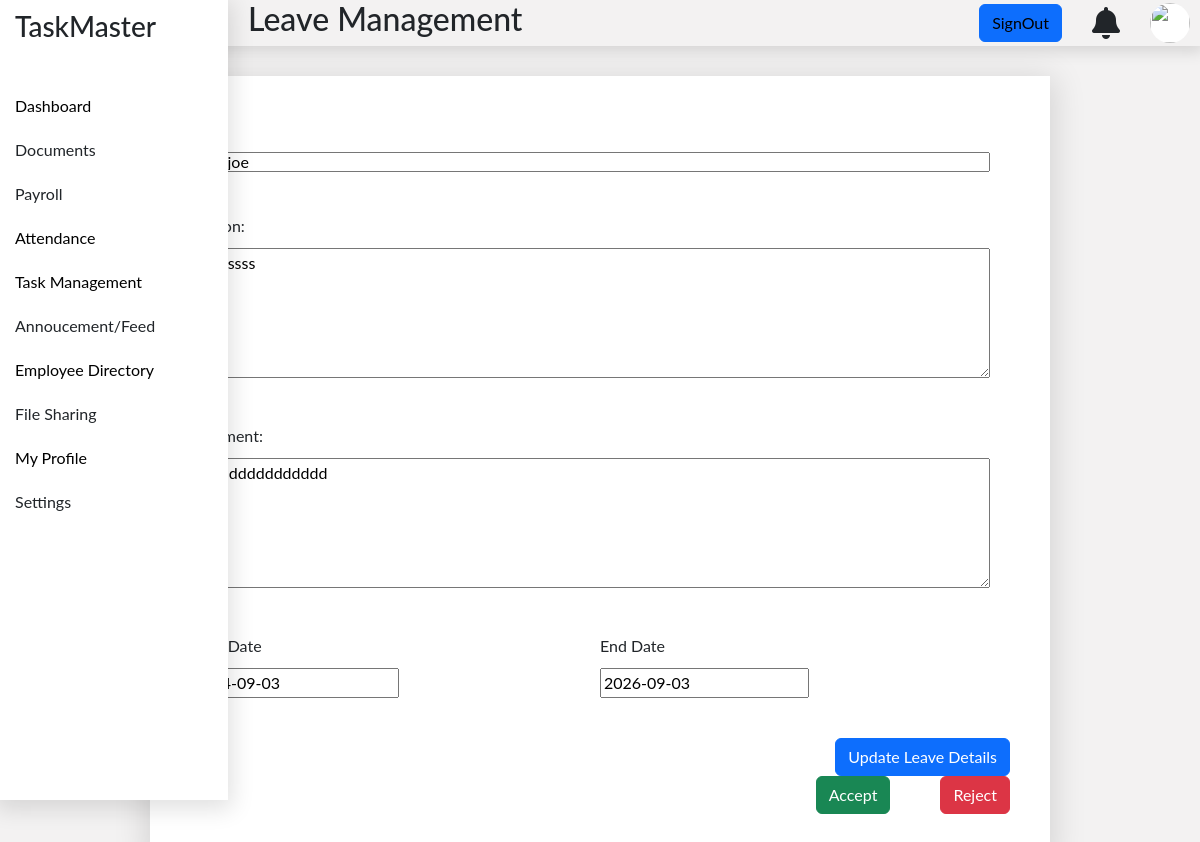
/employees/leave-status/4/ (signed in), run on the app's committed database.
### employees/models.py (models this page shows, shortened)
class Leave(models.Model):
    PENDING = 'Pending'
    APPROVED = 'Approved'
    REJECTED = 'Rejected'
    LEAVE_STATUS = [
        (PENDING, 'Pending'),
        (APPROVED, 'Approved'),
        (REJECTED, 'Rejected'),
    ]
    employee = models.ForeignKey(Profile, on_delete=models.CASCADE, null=True )
    title = models.CharField(max_length=200, blank=True,null=True)
    reason = models.TextField()
    comment = models.TextField()
    status = models.CharField(max_length=10, choices=LEAVE_STATUS, default=PENDING)
    start_date = models.DateField()
    end_date = models.DateField()
    applied_on = models.DateField(auto_now_add=True)

### employees/views.py (the view)
# urls.py: path('leave-status/<int:leave_id>/', views.fullleaveStatus, name='view-leave'),
@user_passes_test(is_employer, login_url='homepage')
@login_required(login_url='login')
def fullleaveStatus(request, leave_id):
    navbar_type = "type2"
    pagename = 'Leave Management'
    profile = request.user.profile
    leave = Leave.objects.get(id= leave_id)
    if request.method == 'POST':
        action = request.POST.get('action')
        if action == 'accept':
            leave.status = 'Approved'
            leave.save()
            return redirect('leave-management')
        elif action == 'reject':
            leave.status = 'Rejected'
            leave.save()
            return redirect('leave-management')
        else:
            form = LeaveApplicationForm(request.POST, request.FILES, instance= leave)
            if form.is_valid():
                leave.save()
                return redirect('leave-management')
    else:
        form = LeaveApplicationForm(instance=leave)
    context={'leave': leave, 'profile':profile, 'navbar_type': navbar_type, 'pagename': pagename, 'form':form }
    return render(request, 'employees/viewLeaveRequest.html', context)

### employees/forms.py
class LeaveApplicationForm(forms.ModelForm):
    class Meta:
        model= Leave
        fields= '__all__'
        exclude = ['employee','status'  ]
    def __init__(self,*args,**kwargs):
        super(LeaveApplicationForm,self).__init__(*args,**kwargs)
        field_styles= {
            'title': {'class': 'taskTitle'},
            'start_date': {'class': 'start-date-class', 'placeholder':'YYYY-MM-DD'},
            'end_date': {'class': 'end-date-class', 'placeholder':'YYYY-MM-DD'},
            'reason': {'class': 'taskDescription'},
            'comment': {'class': 'taskDescription'},
            'status': {'class': 'status-class'},
            'applied_on': {'class': ''},
        }
        for name,field in self.fields.items():
            if name in field_styles:
                field.widget.attrs.update(field_styles[name])
            else:
                field.widget.attrs.update({'class': 'taskTitle'})

### employees/views.py (called while the page is built)
def is_employer(user):
    return user.profile.role.lower() == 'employer'

### employees/templates/employees/viewLeaveRequest.html (shortened to what this page needs)
{% extends 'main.html' %}
{% block content %}
<div class="assignFormHolder">
    <form action="" class="assignForm" method="POST"  enctype="multipart/form-data">
        {% for field in form %}
        {% if field.name not in 'start_date end_date status'  %}
        <div class="profileDetails">
            <label for="{{field.id_for_label}}"> {{field.label}}:</label>
            <div class="FinputDiv">
                {{field}}
            </div>
        </div>
        {% endif %}
        {% endfor %}
        <div class="from_to">
            <div class="profileDetails">
                <label for="Fname"> Start Date </label>
                <div class="FinputDiv">
                    {{form.start_date}}
                </div>
            </div>
            <div class="profileDetails">
                <label for="Fname"> End Date</label>
                <div class="FinputDiv">
                    {{form.end_date}}
                </div>
            </div>
        </div>
        <div class="submitleave">
            <button type="submit" class="btn btn-primary">Update Leave Details </button>
        </div>
    </form>
    <div class="uploadAndSubmit">
        <form method="POST" style="display: inline;">
            <button type="submit" name="action" value="accept" class="btn btn-success">Accept</button>
        </form>
        <form method="POST" style="display: inline;">
            <button type="submit" name="action" value="reject" class="btn btn-danger">Reject</button>
        </form>
    </div>
</div>
{% endblock %}

### static/styles/mystyles.css (style rules this page uses)
body { background: #F3F2F2; margin: 0px; font-family: 'Lato', sans-serif; }
.profileDetails { display: flex; flex-direction: column; gap: 10px; margin-bottom: 40px; }
.assignFormHolder { background: var(--White, #FFF); box-shadow: 0px 6px 30px 5px rgba(0, 0, 0, 0.12); width: 900px; padding: 40px; margin-top: 30px; margin-left: auto; margin-right: auto; }
.taskTitle { width: 800px; height: 20px; }
.from_to { display: grid; grid-auto-flow: column; }
.taskDescription { width: 800px; height: 130px; }
.submitleave { display: flex; justify-content: end; }
.uploadAndSubmit { display: grid; grid-auto-flow: column; gap: 50px; justify-content: end; }

### data on the page
Leave: form "cool joe" "sssssssss" "ddddddddddddddd", start_date "2024-09-03", end_date "2026-09-03"

### other printed values
{{ pagename }} "Leave Management"
